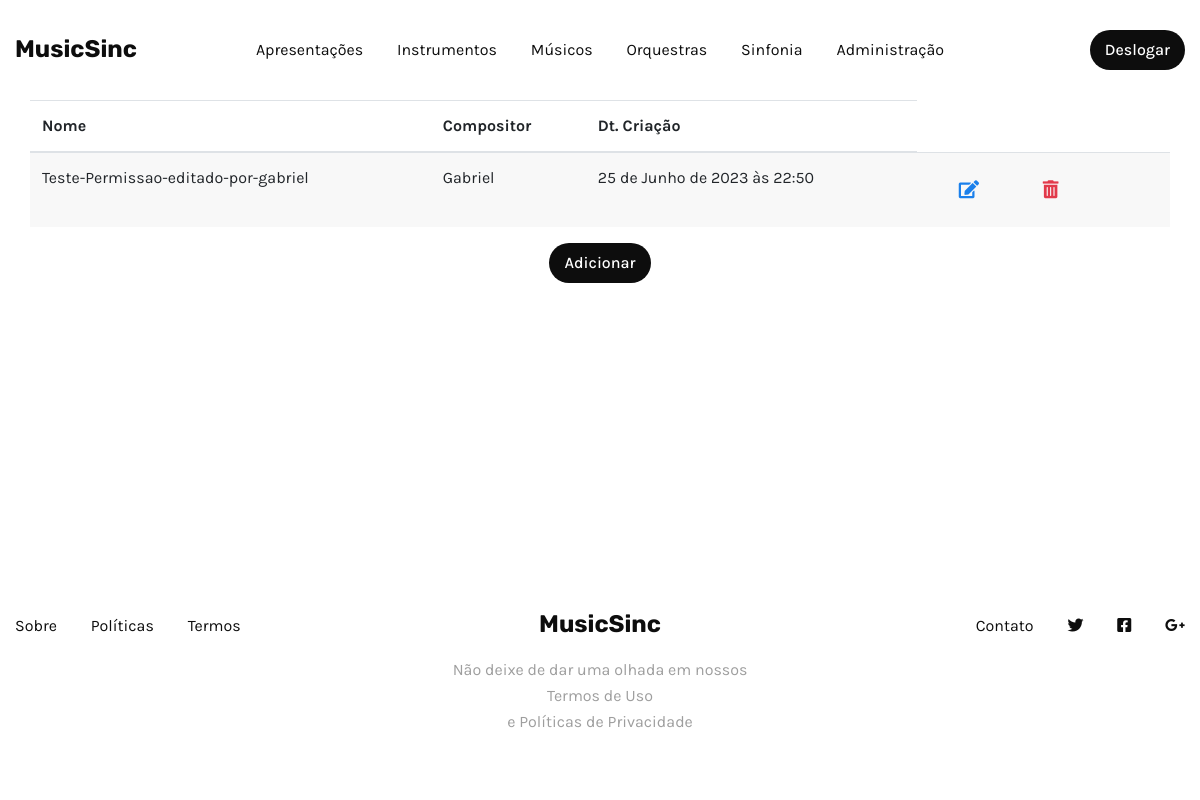
The app's page /sinfonia/listar/ (signed in), older data.
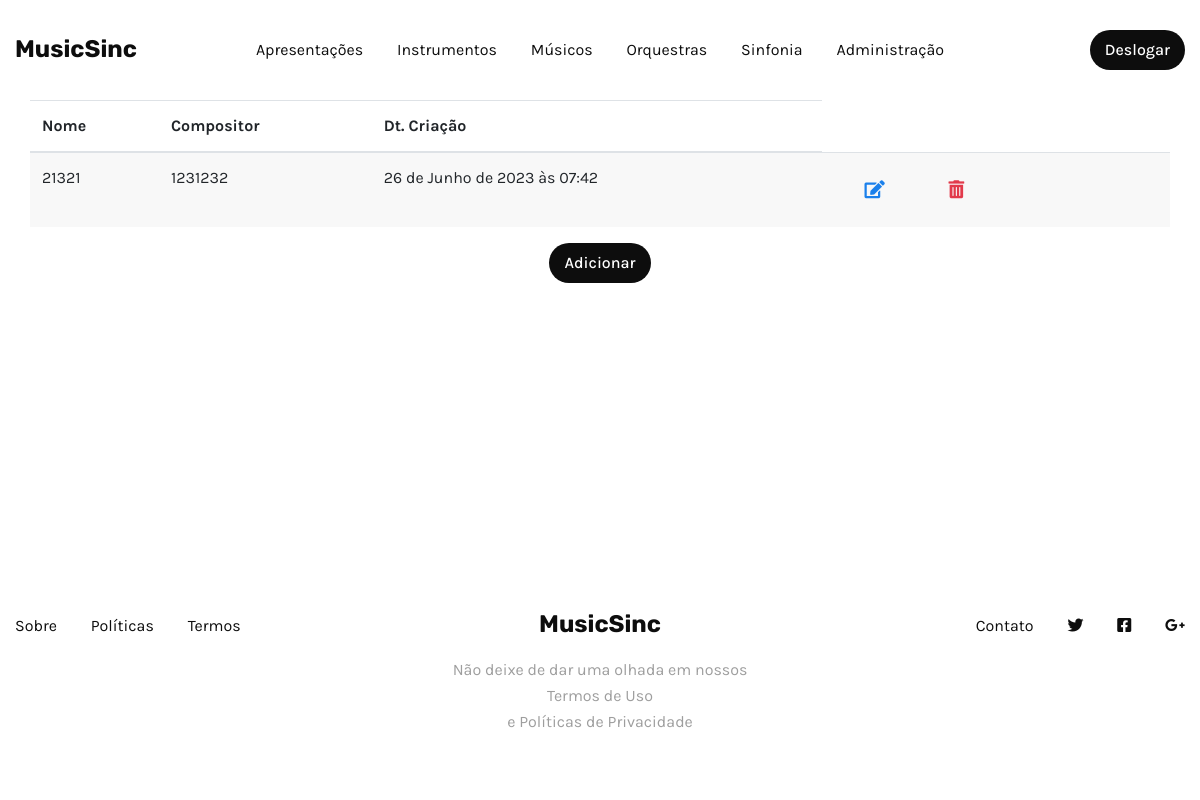
The same page, newer data.
### core/models.py (models this page shows, shortened)
class Sinfonia(models.Model):
    nome = models.CharField(max_length=40)
    compositor = models.ForeignKey(Musico, on_delete=models.CASCADE)
    dt_criacao = models.DateTimeField(auto_now_add=True)
    class Meta:
        verbose_name = 'Sinfonia'
        verbose_name_plural = 'Sinfonias'

class Musico(models.Model):
    nome = models.CharField(max_length=70)
    nacionalidade = models.CharField(choices=nacionalidade, max_length=20)
    dt_nascimento = models.DateField()
    class Meta:
        verbose_name = 'Musico'
        verbose_name_plural = 'Musicos'
    def __str__(self):
        return self.nome

### sinfonia/views.py (the view)
# urls.py: path('listar/', views.SinfoniaListView.as_view(), name='read'),
class SinfoniaListView(LoginRequiredMixin, ListView):
    model = Sinfonia
    template_name = 'sinfonia/tabela_sinfonia.html'
    context_object_name = 'sinfonias'
    login_url='login'

### sinfonia/templates/sinfonia/tabela_sinfonia.html (shortened to what this page needs)
{% extends "base.html" %}
{% block content %}
{% include 'components/nav_tables.html' %}
<div class="container table-container">
  <table class="table table-striped">
    <thead>
      <tr>
        <th scope="col">Nome</th>
        <th scope="col">Compositor</th>
        <th scope="col">Dt. Criação</th>
      </tr>
    </thead>
    <tbody>
      {% for sinf in sinfonias %}
      <tr>
        <td>{{ sinf.nome }}</td>
        <td>{{ sinf.compositor }}</td>
        <td>{{ sinf.dt_criacao }}</td>
        <td>
          <a href="{% url 'sinfonia:update' sinf.id %}" class="btn btn-link edit-btn" title="Editar">
            <i class="fas fa-edit"></i>
          </a>
          <a href="{% url 'sinfonia:delete' sinf.id %}" class="btn btn-link delete-btn" title="Excluir">
            <i class="fas fa-trash-alt"></i>
          </a>
        </td>
      </tr>
      {% empty %}
      <tr>
        <td colspan="4" class="text-center">
          <h4>Nada aqui para ver</h4>
        </td>
      </tr>
      {% endfor %}
    </tbody>
  </table>
  <div class="col-12 d-flex justify-content-center mt-16">
    <a href="{% url 'sinfonia:create' %}" class="btn sm action-2 f-16">Adicionar</a>
  </div>
</div>
{% endblock %}

Row changes from the older to the newer data that the page shows:
removed Sinfonia: nome "Teste-Permissao-editado-por-gabriel", compositor "Gabriel", dt_criacao "25 de Junho de 2023 às 22:50"
added Sinfonia: nome "21321", compositor "1231232", dt_criacao "26 de Junho de 2023 às 07:42"
